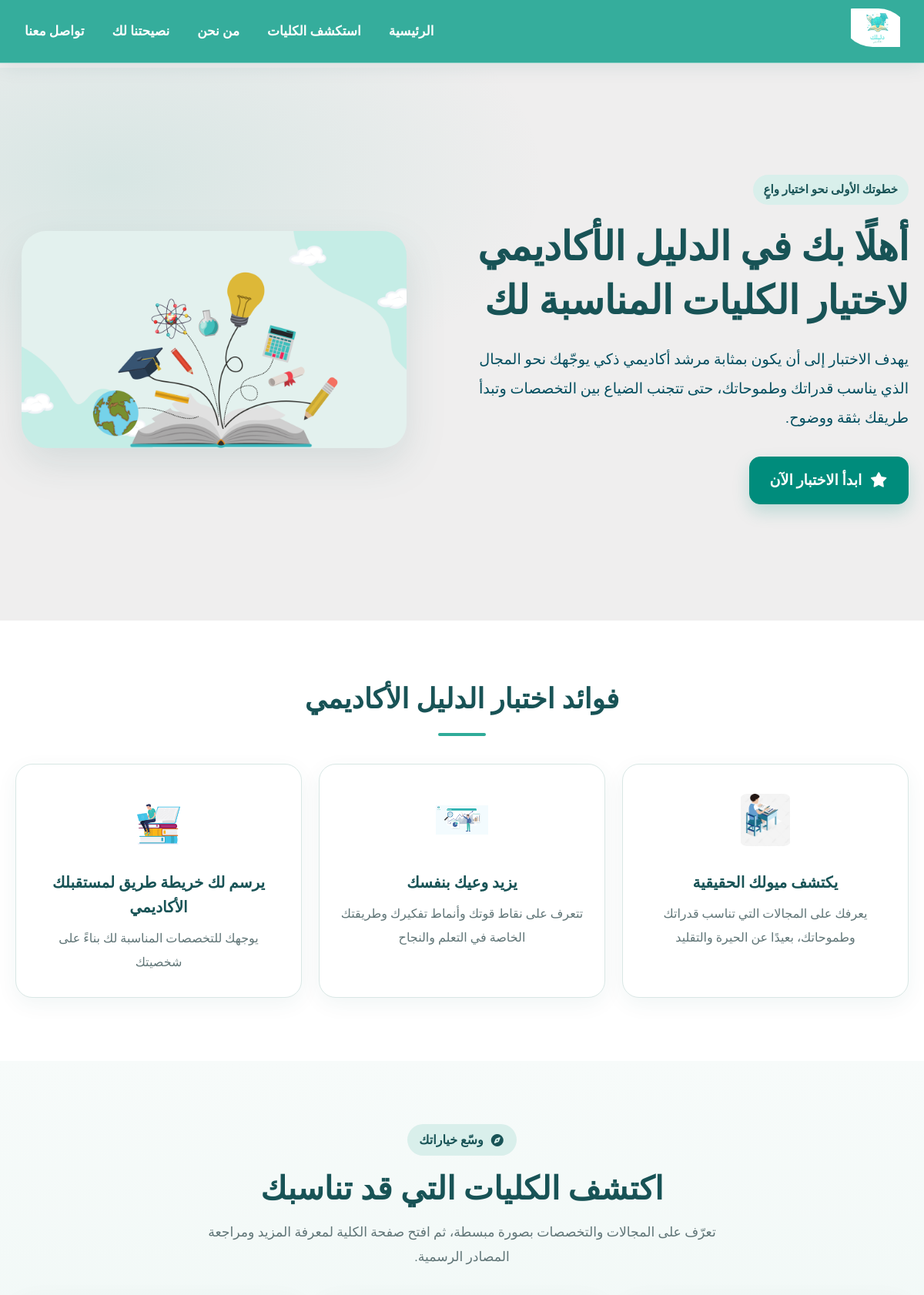
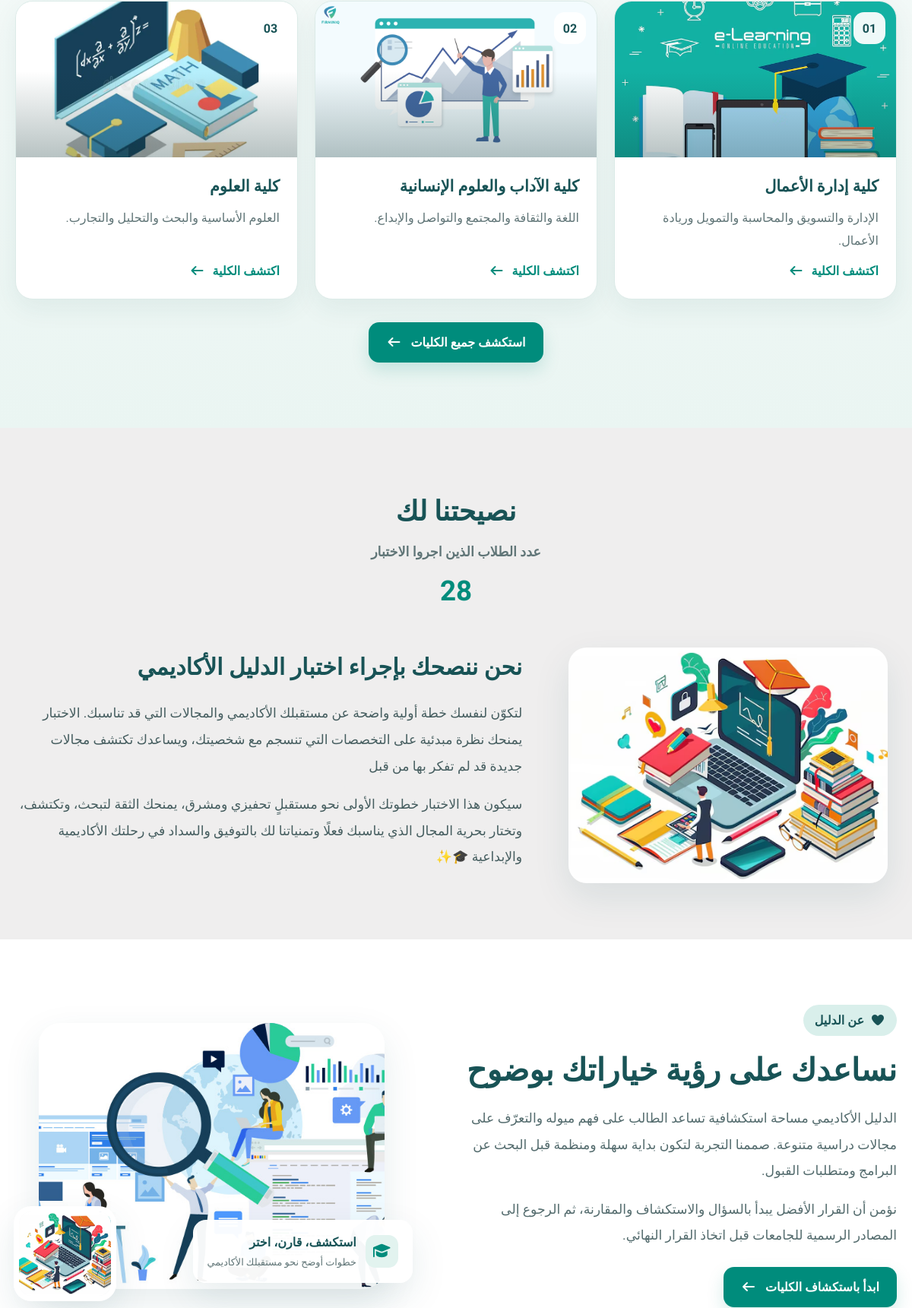
The page / (upper part) on the database its author committed (2 pictures, top to bottom).
### tables this page shows
CREATE TABLE colleges (id INTEGER PRIMARY KEY AUTOINCREMENT, slug TEXT NOT NULL UNIQUE, name TEXT NOT NULL UNIQUE, short_description TEXT NOT NULL DEFAULT '', description TEXT NOT NULL DEFAULT '', majors_json TEXT NOT NULL DEFAULT '[]', subjects_json TEXT NOT NULL DEFAULT '[]', image_path TEXT NOT NULL DEFAULT 'images/graduation-cap-sits.webp', official_url TEXT, source_url TEXT, is_active INTEGER NOT NULL DEFAULT 1, created_at TEXT NOT NULL DEFAULT CURRENT_TIMESTAMP, updated_at TEXT NOT NULL DEFAULT CURRENT_TIMESTAMP);

### flask_projct.py (the view)
@app.route("/")
def home():
    conn = sqlite3.connect(DATABASE_PATH)
    cursor = conn.cursor()
    cursor.execute("SELECT visits FROM counter WHERE id = 1")
    row = cursor.fetchone()
    visits = row[0] if row else 0
    conn.row_factory = sqlite3.Row
    colleges = conn.execute("SELECT slug, name, short_description, image_path FROM colleges WHERE is_active = 1 ORDER BY name").fetchall()
    conn.close()
    return render_template("Home.html", visits=visits, colleges=colleges)

### templates/Home.html (shortened to what this page needs)
<!doctype html>
<html lang="ar" dir="rtl">
  <head>
    <link
      rel="stylesheet"
      href="{{ url_for('static', filename='projct2.css') }}"
    />
    <link
      rel="stylesheet"
      href="https://cdnjs.cloudflare.com/ajax/libs/font-awesome/7.0.1/css/all.min.css"
    />
  </head>
  <body>
    <header id="header">
      <nav class="nav1">
        <a href="#Home">
          <img
            src="{{ url_for('static', filename='images/logolearn.jpg') }}"
            alt="learing"
            class="logo2"
          />
        </a>
        <ul id="main-nav">
          <li class="Hstyle"><a href="#Home">الرئيسية</a></li>
          <li class="Hstyle">
            <a href="{{ url_for('colleges_page') }}">استكشف الكليات</a>
          </li>
          <li class="Hstyle"><a href="#AboutUs">من نحن</a></li>
          <li class="Hstyle"><a href="#About">نصيحتنا لك</a></li>
          <li class="Hstyle"><a href="#contact">تواصل معنا</a></li>
        </ul>
      </nav>
    </header>
    <section id="Home">
      <div class="continer">
        <div class="home11">
          <div class="home1">
            <h1>أهلًا بك في الدليل الأكاديمي لاختيار الكليات المناسبة لك</h1>
            <p>
              يهدف الاختبار إلى أن يكون بمثابة مرشد أكاديمي ذكي يوجّهك نحو
              المجال الذي يناسب قدراتك وطموحاتك، حتى تتجنب الضياع بين التخصصات
              وتبدأ طريقك بثقة ووضوح.
            </p>
            <div>
              <a href="{{ url_for('informtion') }}" id="startBtn"
                ><i class="fa-solid fa-star" aria-hidden="true"></i> ابدأ
                الاختبار الآن</a
              >
            </div>
          </div>
          <img
            src="{{ url_for('static' , filename ='images/fa361.webp') }}"
            alt="طالب يستكشف خياراته التعليمية"
            class="img"
          />
        </div>
      </div>
    </section>
    <section id="Beneficiaries">
      <div class="continer">
        <div class="titles">
          <h2>فوائد اختبار الدليل الأكاديمي</h2>
        </div>
        <div class="Bene1">
          <div class="Beneficiaries1">
            <img
              src="{{ url_for('static' , filename ='images/lovepik.png') }}"
              alt=""
              class="img3"
            />
            <h2>يكتشف ميولك الحقيقية</h2>
            <p>
              يعرفك على المجالات التي تناسب قدراتك وطموحاتك، بعيدًا عن الحيرة
              والتقليد
            </p>
          </div>
          <div class="Beneficiaries1">
            <img
              src="{{ url_for('static' , filename ='images/teatchar2.jpg') }}"
              alt=""
              class="img3"
            />
            <h2>يزيد وعيك بنفسك</h2>
            <p>
              تتعرف على نقاط قوتك وأنماط تفكيرك وطريقتك الخاصة في التعلم والنجاح
            </p>
          </div>
          <div class="Beneficiaries1">
            <img
              src="{{ url_for('static' , filename ='images/03.png') }}"
              alt=""
              class="img3"
            />
            <h2>يرسم لك خريطة طريق لمستقبلك الأكاديمي</h2>
            <p>يوجهك للتخصصات المناسبة لك بناءً على شخصيتك</p>
          </div>
        </div>
      </div>
    </section>
    <section id="DiscoverColleges" class="discover-section">
      <div class="continer">
        <div class="discover-heading">
          <span class="section-pill"
            ><i class="fa-solid fa-compass" aria-hidden="true"></i> وسّع
            خياراتك</span
          >
          <h2>اكتشف الكليات التي قد تناسبك</h2>
          <p>
            تعرّف على المجالات والتخصصات بصورة مبسطة، ثم افتح صفحة الكلية لمعرفة
            المزيد ومراجعة المصادر الرسمية.
          </p>
        </div>
        <div class="discover-grid">
          {% for college in colleges[:3] %}
          <article class="discover-card">
            <div class="discover-image-wrap">
              <img
                src="{{ url_for('static', filename=college['image_path']) }}"
                alt="{{ college['name'] }}"
                loading="lazy"
              /><span class="discover-number">0{{ loop.index }}</span>
            </div>
            <div class="discover-card-body">
              <h3>{{ college['name'] }}</h3>
              <p>{{ college['short_description'] }}</p>
              <a
                href="{{ url_for('college_details', slug=college['slug']) }}"
                class="discover-link"
                >اكتشف الكلية
                <i class="fa-solid fa-arrow-left" aria-hidden="true"></i
              ></a>
            </div>
          </article>
          {% else %}
          <p>سيتم عرض الكليات هنا قريبًا.</p>
          {% endfor %}
        </div>
        <div class="discover-actions">
          <a class="discover-all" href="{{ url_for('colleges_page') }}"
            >استكشف جميع الكليات
            <i class="fa-solid fa-arrow-left" aria-hidden="true"></i
          ></a>
        </div>
      </div>
    </section>
    <section id="About">
      <div class="continer">
        <div class="title">
          <h1>نصيحتنا لك</h1>
          <h4>عدد الطلاب الذين اجروا الاختبار</h4>
          <h2 id="counter1">{{ visits}}</h2>
        </div>
        <div class="About1">
          <div class="About2">
            <img
              src="{{ url_for('static' , filename ='images/online3.jpg') }}"
              alt=""
              class="img1"
            />
          </div>
          <div class="about-con">
            <h1>نحن ننصحك بإجراء اختبار الدليل الأكاديمي</h1>
            <p class="text">
              لتكوّن لنفسك خطة أولية واضحة عن مستقبلك الأكاديمي والمجالات التي
              قد تناسبك. الاختبار يمنحك نظرة مبدئية على التخصصات التي تنسجم مع
              شخصيتك، ويساعدك تكتشف مجالات جديدة قد لم تفكر بها من قبل
            </p>
            <p class="text">
              سيكون هذا الاختبار خطوتك الأولى نحو مستقبلٍ تحفيزي ومشرق، يمنحك
              الثقة لتبحث، وتكتشف، وتختار بحرية المجال الذي يناسبك فعلًا
              وتمنياتنا لك بالتوفيق والسداد في رحلتك الأكاديمية والإبداعية 🎓✨
            </p>
          </div>
        </div>
      </div>
    </section>
    <section id="AboutUs" class="about-us-section">
      <div class="continer">
        <div class="about-us-grid">
          <div class="about-us-copy">
            <span class="section-pill"
              ><i class="fa-solid fa-heart" aria-hidden="true"></i> عن
              الدليل</span
            >
            <h2>نساعدك على رؤية خياراتك بوضوح</h2>
            <p>
              الدليل الأكاديمي مساحة استكشافية تساعد الطالب على فهم ميوله
              والتعرّف على مجالات دراسية متنوعة. صممنا التجربة لتكون بداية سهلة
              ومنظمة قبل البحث عن البرامج ومتطلبات القبول.
            </p>
            <p>
              نؤمن أن القرار الأفضل يبدأ بالسؤال والاستكشاف والمقارنة، ثم الرجوع
              إلى المصادر الرسمية للجامعات قبل اتخاذ القرار النهائي.
            </p>
            <a href="{{ url_for('colleges_page') }}" class="discover-all"
              >ابدأ باستكشاف الكليات
              <i class="fa-solid fa-arrow-left" aria-hidden="true"></i
            ></a>
          </div>
          <div class="about-us-visuals">
            <img
              class="about-main-image"
              src="{{ url_for('static', filename='images/team3.jpg') }}"
              alt="طلاب يتعاونون في بيئة تعليمية"
              loading="lazy"
            />
            <div class="about-image-note">
              <i class="fa-solid fa-graduation-cap" aria-hidden="true"></i
              ><span
                ><strong>استكشف، قارن، اختر</strong
                ><small>خطوات أوضح نحو مستقبلك الأكاديمي</small></span
              >
            </div>
            <img
              class="about-small-image"
              src="{{ url_for('static', filename='images/online3.jpg') }}"
              alt="التعلم واستكشاف المعرفة"
              loading="lazy"
            />
          </div>
        </div>
      </div>
    </section>
  </body>
</html>

### rows shown on the page
colleges: image_path (picture), name "كلية إدارة الأعمال", short_description "الإدارة والتسويق والمحاسبة والتمويل وريادة الأعمال."
colleges: image_path (picture), name "كلية الآداب والعلوم الإنسانية", short_description "اللغة والثقافة والمجتمع والتواصل والإبداع."
colleges: image_path (picture), name "كلية العلوم", short_description "العلوم الأساسية والبحث والتحليل والتجارب."

### other values the page prints
{{ visits }} "28"
